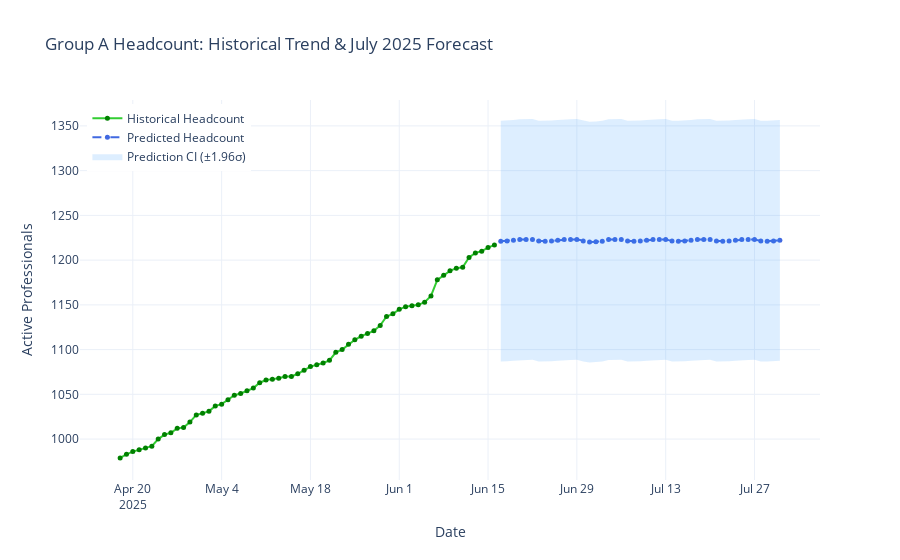

The notebook cell this image was saved under:
### Code cell
import plotly.graph_objects as go

# Plot historical headcount and future predictions with confidence intervals
fig_trend = go.Figure()

# Historical headcount
fig_trend.add_trace(go.Scatter(
    x=historical_dates,
    y=historical_counts,
    mode='lines+markers',
    name='Historical Headcount',
    line=dict(color='limegreen', width=2),
    marker=dict(color='green', size=5)
))

# Future predictions
fig_trend.add_trace(go.Scatter(
    x=future_dates,
    y=future_pred,
    mode='lines+markers',
    name='Predicted Headcount',
    line=dict(color='royalblue', width=2, dash='dash'),
    marker=dict(color='royalblue', size=5)
))

# Confidence interval (shaded area)
fig_trend.add_trace(go.Scatter(
    x=list(future_dates) + list(future_dates[::-1]),
    y=list(future_upper) + list(future_lower[::-1]),
    fill='toself',
    fillcolor='rgba(30,144,255,0.15)',
    line=dict(color='rgba(255,255,255,0)'),
    hoverinfo='skip',
    name='Prediction CI (±1.96σ)',
    showlegend=True
))

fig_trend.update_layout(
    title="Group A Headcount: Historical Trend & July 2025 Forecast",
    xaxis_title="Date",
    yaxis_title="Active Professionals",
    legend=dict(x=0.01, y=0.99),
    template="plotly_white"
)

fig_trend.show()
